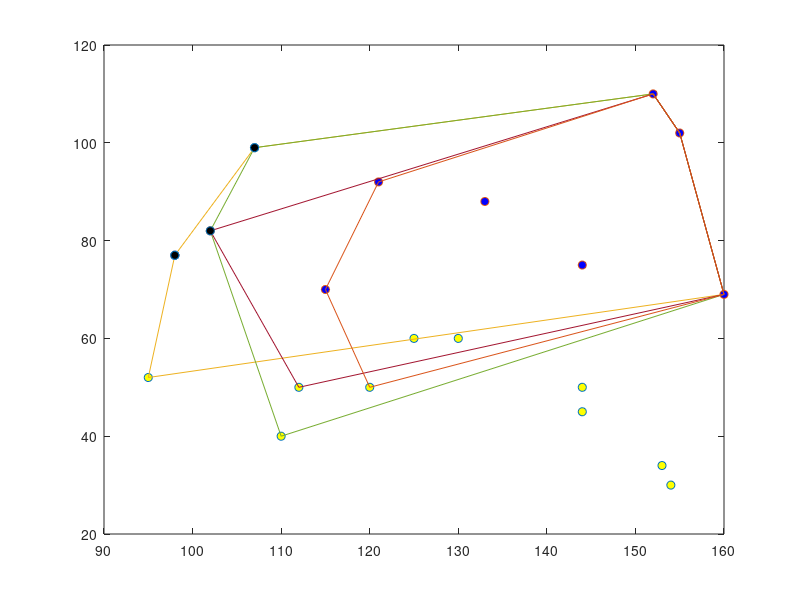

Write MATLAB code to recreate this figure. (Note: this script raises an error after producing the figure.)
%  case 2
% put a breakpoint to the line 99 and see how it works step by step
% array of targets
close all;
targets = [115 70
    121 92
    133 88
    160 69
    144 75
    152 110
    102  82
    98 77
    107 99
    155 102];
%     array of uavs on the left of targets
% uavs = [250 101
%            224 113
%            231  136
%            260 89
%            244 130
%            245 99
%            198  123
%            205 153
%            211 145
%            258 164];
%     array of uavs on the top of targets
uavs = [120 50
        130 60
        95  52
        110 40
        154 30
        112 50
        125 60
        153 34
        144 50
        144 45];
% %     array of uavs on the bottom of targets
% uavs = [270 250
%     280 260
%     345 252
%     260 240
%     304 230
%     262 250
%     275 260
%     303 234
%     294 250
%     294 245];
uavs = sortrows(uavs); %sort uav along x
distr = zeros(10,2); %array with targets according to uavs
temp = targets; %auxillary variable for keeping targets array in safety
figure;
plot(uavs(:,1),uavs(:,2),'LineStyle','none','Marker','o','MarkerFaceColor','y')
hold on
plot(targets(:,1),targets(:,2),'LineStyle','none','Marker','o','MarkerFaceColor','b')
hold on
Quarter = 1; %starting quarter of coordinate space
for i = (1:length(uavs))
    if size(temp,1)>1 %if there is only one free target, then assign it to i-th uav (see else)
        points = [uavs(i,:); temp]; %array of free targets and current uav to form convexhull
        K = convhull(points(:,1),points(:,2)); %convexhull calculation
        plot(points(K,1),points(K,2))%draw current convex
         if(points(K(2),1) < points(K(end-1),1))% as an uav always the first and the last in K,
                                                % we can choose the previous K(end-1) or the next K(2) point to it.
                                                % Make choice for the left point
            distr(i,:) = points(K(2),:);        % assign to the i-th uav the next vertex of the convex
            temp(K(2)-1,:) = [];% eliminate next to uav target
         else
            distr(i,:) = points(K(end-1),:);        % assign to the i-th uav the next vertex of the convex
            temp(K(end-1)-1,:) = [];% eliminate previous before uav target
        end
    else
        distr(i,:) = temp; 
        plot([distr(i,1) uavs(i,1)],[distr(i,2) uavs(i,2)]); %plot a line between uav and target
    end
    temp2 = distr(1:i,:);       %auxillary array for drawing the occupied targets
    plot(temp2(:,1),temp2(:,2),'LineStyle','none','Marker','o','MarkerFaceColor','k') %make accupied targets black
end
figure;hold on;
for i = 1:length(uavs)
            plot([distr(i,1) uavs(i,1)],[distr(i,2) uavs(i,2)],'Marker','o','MarkerFaceColor','k'); %plot a line between uav and target
end
